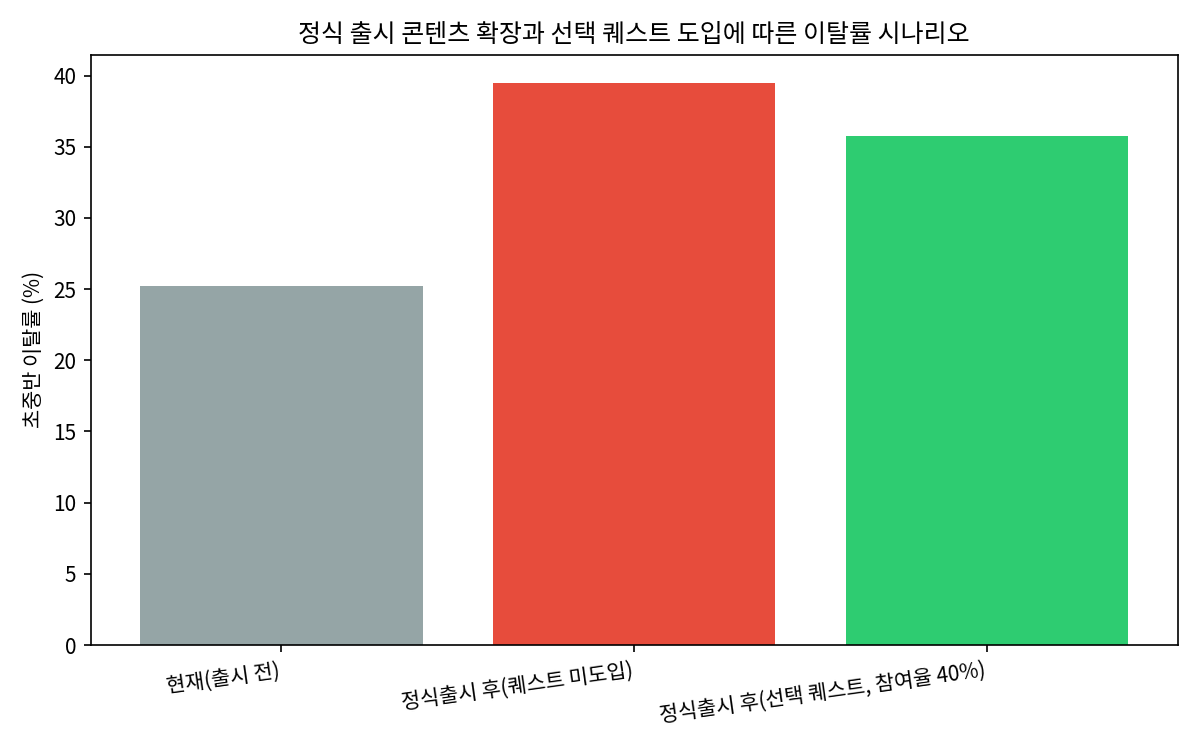

Generate this figure with Python:
"""
팰월드 정식 출시 대비: 콘텐츠 확장에 따른 이탈 리스크와
선택적 방향 제시 퀘스트의 완화 효과 분석 (간결 버전)
==================================================================
[프로젝트 주도자 노트 — 가설은 본인이 직접 설계함]
정식 출시 예고에서 현재보다 훨씬 많은 콘텐츠(지역/시스템/아이템 등)가
추가된다고 밝혀짐에 따라, 콘텐츠 양 증가가 오히려 초중반 구간에서
유저의 방향성 상실로 이어져 이탈이 커질 수 있다는 리스크를 가설로 세움.
이에 대한 대응으로 "반드시 수행해야 하는 필수 퀘스트가 아니라
선택적으로 참고할 수 있는 방향 제시 퀘스트"를 도입하면 이 리스크를
완화할 수 있는지를 검증 대상으로 설정함.

  가설1) 정식 출시로 콘텐츠가 크게 늘어나면, 방향성 상실로 인해
         초중반 이탈률이 현재보다 높아질 것이다
  가설2) 이때 "선택적"(강제성 없는) 방향 제시 퀘스트를 도입하면,
         유저의 자율적 플레이를 해치지 않으면서도 이탈률 증가를
         완화할 수 있을 것이다
         (강제 퀘스트가 아닌 이유: 자유도를 해치는 강제 유도는
          그 자체로 새로운 이탈 요인이 될 수 있기 때문)

[AI 협업 노트]
가설 설계와 어떤 시나리오 3개를 비교할지는 본인이 직접 함. 이를
비교하는 통계 코드와 시각화 구현은 Claude(AI)의 도움을 받아 작성함.
정식 출시가 아직 이뤄지지 않아 실측 데이터가 존재할 수 없는 상황이므로,
아래 수치는 의사결정을 돕기 위한 시나리오 추정치이며 실측이 아님.
"""

import numpy as np
import pandas as pd
import matplotlib.pyplot as plt
import matplotlib.font_manager as fm

fm.fontManager.addfont("/usr/share/fonts/opentype/noto/NotoSansCJK-Regular.ttc")
plt.rcParams["font.family"] = "Noto Sans CJK JP"
plt.rcParams["axes.unicode_minus"] = False
np.random.seed(42)

# =====================================================================
# 1. 시나리오 정의 (본인 주도: 어떤 3가지 상황을 비교할지 설계)
# =====================================================================
# '현재(출시 전)' 이탈률은 이전 팰월드 프로젝트(진행 단계별 도전과제
# 하락폭 분석)에서 확인된 초중반 하락폭을 참고값으로 사용.
# 콘텐츠 확장 시 증가폭 및 퀘스트 완화 효과는 의사결정을 위한 가정치.
BASELINE_CHURN = 0.24                     # 현재(출시 전) 이탈률
CONTENT_EXPANSION_INCREASE = 0.15         # 콘텐츠 확장으로 인한 이탈률 증가분 (가정)
CHURN_AFTER_EXPANSION = BASELINE_CHURN + CONTENT_EXPANSION_INCREASE

# [수정 포인트] '선택적' 퀘스트이므로 전체 유저가 아니라, 실제로 퀘스트를
# 선택한 유저에게만 완화 효과가 적용되어야 함 — 참여율을 별도 변수로 분리
QUEST_ADOPTION_RATE = 0.4                 # 선택 퀘스트를 실제로 수행할 것으로 예상되는 유저 비율 (가정)
MITIGATION_PER_ADOPTER = 0.12             # 퀘스트를 '수행한 유저에 한해서만' 이탈률이 낮아지는 정도 (가정)
# ※ 검증 포인트: 참여율 100%여도 상쇄 비율이 100%를 넘으면 안 되므로
#   MITIGATION_PER_ADOPTER(0.12) < CONTENT_EXPANSION_INCREASE(0.15)로 설정

N = 2000

# =====================================================================
# 2. 시뮬레이션 — 시나리오별 이탈 유저 수 산출
# =====================================================================
# (a) 현재(출시 전)
baseline_churned = np.random.random(N) < BASELINE_CHURN

# (b) 정식출시 후, 퀘스트 미도입 — 전원이 확장으로 인한 증가된 이탈률을 겪음
no_quest_churned = np.random.random(N) < CHURN_AFTER_EXPANSION

# (c) 정식출시 후, 퀘스트 도입 — 참여율만큼만 완화 효과를 받고, 나머지는 그대로
adopted = np.random.random(N) < QUEST_ADOPTION_RATE                      # 누가 퀘스트를 선택했는지
churn_prob_with_option = np.where(adopted, CHURN_AFTER_EXPANSION - MITIGATION_PER_ADOPTER, CHURN_AFTER_EXPANSION)
with_quest_churned = np.random.random(N) < churn_prob_with_option

result_df = pd.DataFrame({
    "시나리오": ["현재(출시 전)", "정식출시 후(퀘스트 미도입)", f"정식출시 후(선택 퀘스트, 참여율 {QUEST_ADOPTION_RATE:.0%})"],
    "실제 집계 이탈률": [baseline_churned.mean(), no_quest_churned.mean(), with_quest_churned.mean()],
    "표본 수": [N, N, N],
})
print("=" * 70)
print("[시나리오별 초중반 이탈률 비교]")
print("=" * 70)
print(result_df.round(3).to_string(index=False))
print(f"\n[참고] 퀘스트 실제 채택 유저 수: {adopted.sum()}명 / 전체 {N}명 (참여율 {adopted.mean():.1%})")

# =====================================================================
# 3. 선택 퀘스트 도입 효과 계산
# =====================================================================
baseline = result_df.loc[0, "실제 집계 이탈률"]  # 현재(출시 전)
before = result_df.loc[1, "실제 집계 이탈률"]    # 정식출시 후, 퀘스트 미도입
after = result_df.loc[2, "실제 집계 이탈률"]     # 정식출시 후, 퀘스트 도입

increase = before - baseline
mitigation = before - after
offset_ratio = (mitigation / increase * 100) if increase != 0 else 0

print("\n" + "=" * 70)
print("[선택 퀘스트 도입 효과]")
print("=" * 70)
print(f"콘텐츠 확장으로 인한 이탈률 증가분   : {increase*100:.1f}%p")
print(f"선택 퀘스트 도입으로 완화된 이탈률   : {mitigation*100:.1f}%p")
print(f"증가분 대비 상쇄 비율                : {offset_ratio:.0f}%")

# =====================================================================
# 3-1. 참여율 민감도 — "선택"이기 때문에 참여율 자체가 설계 레버가 됨
# =====================================================================
print("\n" + "=" * 70)
print("[참여율에 따른 효과 민감도] — 참여율이 낮으면 효과도 비례해 줄어듦")
print("=" * 70)
sens_rows = []
for rate in [0.2, 0.4, 0.6, 0.8]:
    adopted_s = np.random.random(N) < rate
    prob_s = np.where(adopted_s, CHURN_AFTER_EXPANSION - MITIGATION_PER_ADOPTER, CHURN_AFTER_EXPANSION)
    churn_s = (np.random.random(N) < prob_s).mean()
    sens_rows.append({"참여율": f"{rate:.0%}", "예상 이탈률": round(churn_s, 3),
                       "상쇄 비율": f"{(before - churn_s) / increase * 100:.0f}%"})
print(pd.DataFrame(sens_rows).to_string(index=False))

# =====================================================================
# 4. 시각화
# =====================================================================
fig, ax = plt.subplots(figsize=(8, 5))
colors = ["#95a5a6", "#e74c3c", "#2ecc71"]
ax.bar(result_df["시나리오"], result_df["실제 집계 이탈률"] * 100, color=colors)
ax.set_ylabel("초중반 이탈률 (%)")
ax.set_title("정식 출시 콘텐츠 확장과 선택 퀘스트 도입에 따른 이탈률 시나리오")
plt.xticks(rotation=8, ha="right")
plt.tight_layout()
plt.savefig("/home/claude/palworld_full_release_scenario.png", dpi=150)
print("\n[차트 저장 완료] palworld_full_release_scenario.png")

# =====================================================================
# 5. 결론
# =====================================================================
print("\n" + "=" * 70)
print("[결론]")
print("=" * 70)
print(f"""
- 정식 출시로 콘텐츠가 크게 늘어나면, 방향성 상실로 인한 초중반
  이탈률이 현재 대비 {increase*100:.0f}%p 증가할 수 있다는 리스크 시나리오를 설정함
- 이때 "필수가 아닌 선택적" 방향 제시 퀘스트를 도입하면, 그 증가분의
  약 {offset_ratio:.0f}%를 상쇄할 수 있을 것으로 추정됨
- '선택적'으로 설계한 이유: 강제 퀘스트는 유저의 자유도를 해쳐
  오히려 새로운 이탈 요인이 될 수 있으므로, 참고만 가능한 형태가
  리스크가 더 적다고 판단함
- 참여율 민감도 분석 결과, 참여율이 낮으면 효과도 비례해 줄어듦
  → 따라서 실제 구현 시 퀘스트의 발견 용이성(UI 노출, 초반 튜토리얼
  연계 등)이 참여율을 좌우하는 핵심 설계 변수가 됨
- 한계: 정식 출시 전이라 실측 데이터가 존재할 수 없는 상황이므로,
  위 수치는 의사결정을 돕기 위한 시나리오 추정치이며, 실제로는 출시
  후 알파/베타 테스트 단계에서 실측 이탈률로 재검증이 필요함
""")
